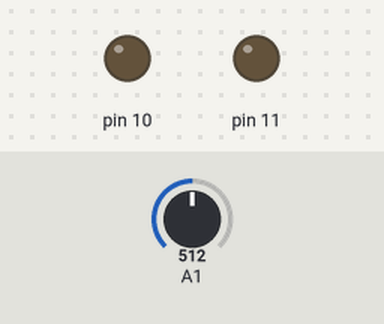
The sketch below on a simulated Arduino Uno, built with avr-gcc and run on an emulated ATmega328P. Parts: output pins drawn as LEDs (lit = HIGH). The inputs (shaded band) are chosen by the test bench; at power-on: A1 = 512. What the sketch prints to the serial monitor is not drawn.

Above: at 1.2 s.
1.3 s: A1 set to 491
At 1.9 s:
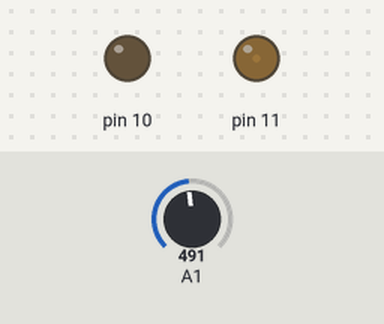
2.8 s: A1 set to 306
At 3.1 s:
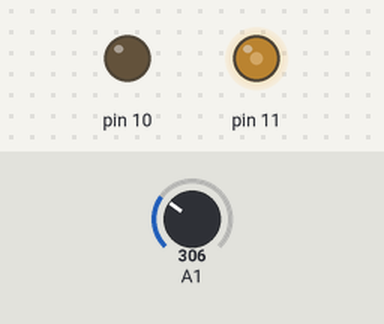
4.3 s: A1 set to 540
At 5.4 s:
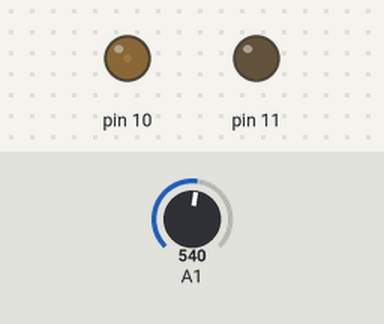
5.8 s: A1 set to 716
At 6.6 s:
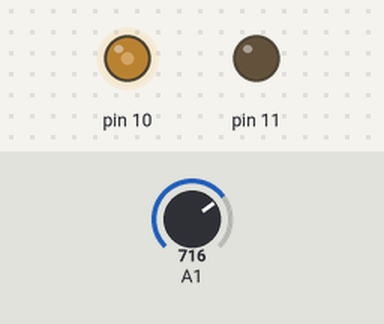
7.3 s: A1 set to 900
At 7.8 s:
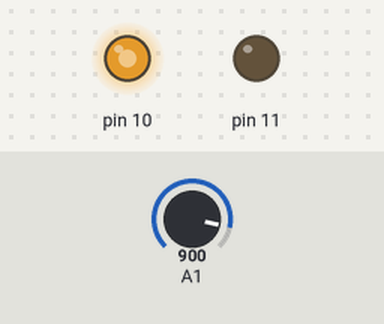
8.8 s: A1 set to 122
At 10.0 s:
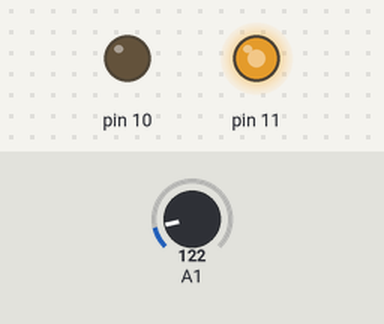
Timing chart, 0 to 11.3 s (numbered marks = the images above; inputs shaded):
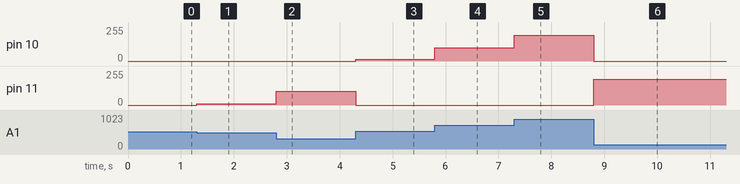

The sketch:

Forward-Reverse.ino
```cpp
void setup()
{
  pinMode(10, OUTPUT);
  pinMode(11, OUTPUT);
  Serial.begin(9600);
}

void loop()
{
  int potench = analogRead(A1);
  int speed = map(potench, 0, 1023, 255, -255);
  if(potench >= 501 && potench <= 530){
    speed = 0;
    analogWrite(10, speed);
    analogWrite(11, speed);
  }
  if(potench <= 500){
    analogWrite(11, speed);
    analogWrite(10, 0);
  }
  else{
    speed = speed * -1;
    analogWrite(10, speed);
    analogWrite(11, 0);
  }
  Serial.print(speed);
  Serial.print(" ");
}
```

Measured:
- after the input at 1.3 s, pin 11: 0/255 → 11/255 at once
- after the input at 2.8 s, pin 11: 11/255 → 103/255 at once
- after the input at 4.3 s, pin 10: 0/255 → 14/255 at once; pin 11: 103/255 → 0/255 at once
- after the input at 5.8 s, pin 10: 14/255 → 101/255 at once
- after the input at 7.3 s, pin 10: 101/255 → 193/255 at once
- after the input at 8.8 s, pin 10: 193/255 → 0/255 at once; pin 11: 0/255 → 195/255 at once
